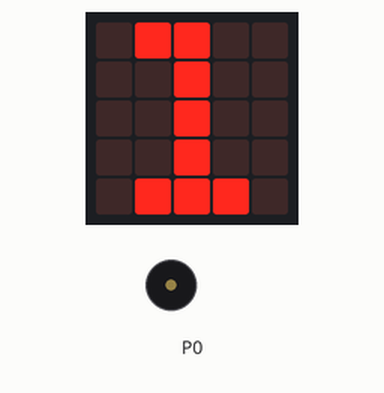
The program below on a simulated BBC micro:bit (MakeCode). On the bench: the board's 5×5 LED display, buzzer (waves = sounding).

Above: at 0.2 s.
At 9.91 s:
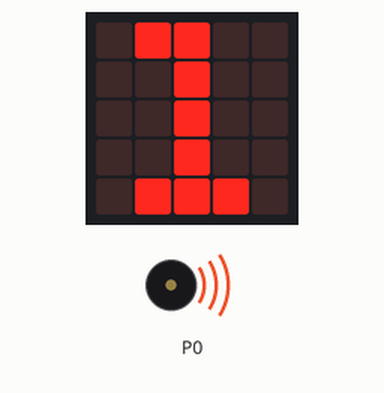
At 19.0 s:
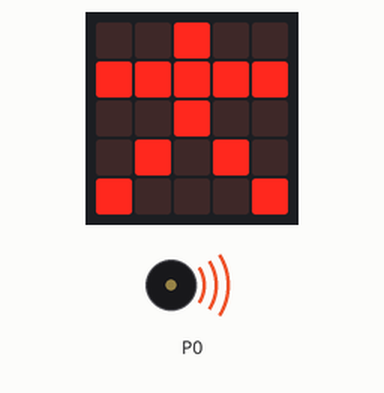
At 39.52 s:
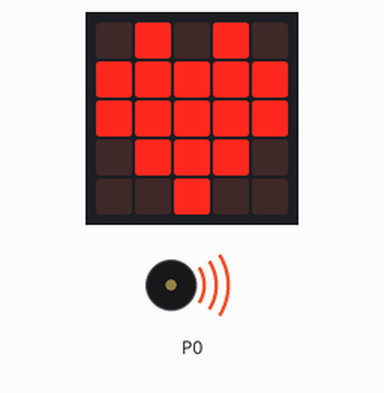
Timing chart, 0 to 40.0 s (numbered marks = the images above):
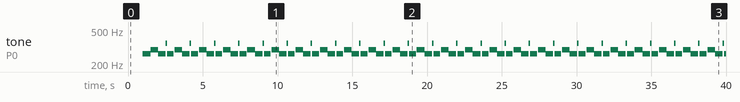

Measured:
- by itself, tone on P0: repeats every 1.6 s: 294 Hz 0.51 s, 262 Hz 0.51 s, 349 Hz 0.10 s, 262 Hz 0.40 s, silent 0.11 s
- what the display in image 1 shows lasts 0.4 s, from 9.7 s to 10.1 s
- what the display in image 2 shows lasts 0.6 s, from 18.8 s to 19.4 s

The program:

main.ts
```typescript
basic.forever(function () {
    basic.showLeds(`
        . # # . .
        . . # . .
        . . # . .
        . . # . .
        . # # # .
        `)
    basic.showIcon(IconNames.Heart)
    music.startMelody(music.builtInMelody(Melodies.Birthday), MelodyOptions.Forever)
    basic.showIcon(IconNames.StickFigure)
})
```

test.ts
```typescript
// 在此处测试；当此软件包作为插件使用时，将不会编译此软件包。
```
